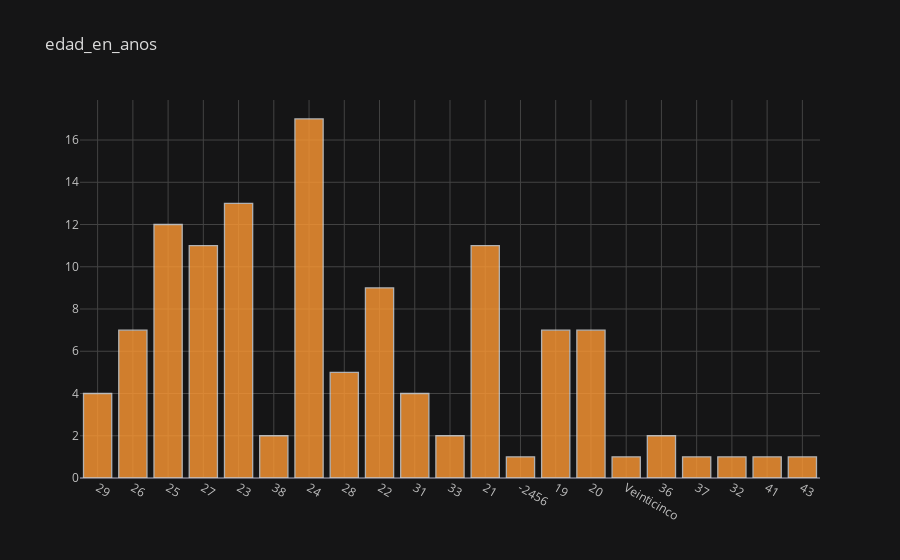
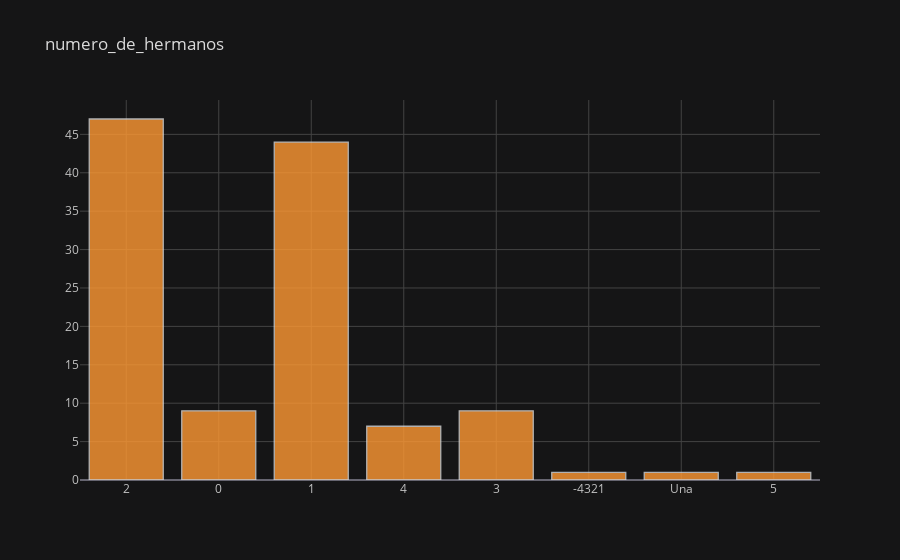
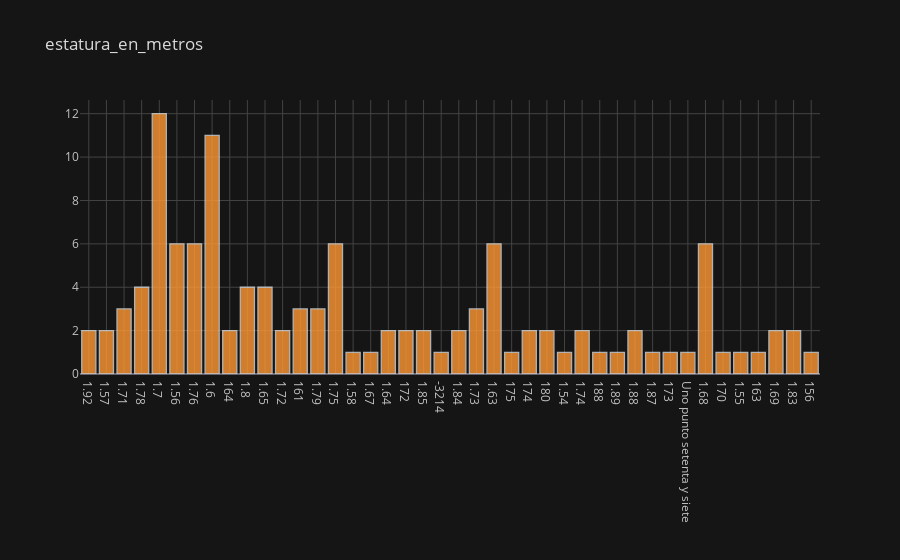
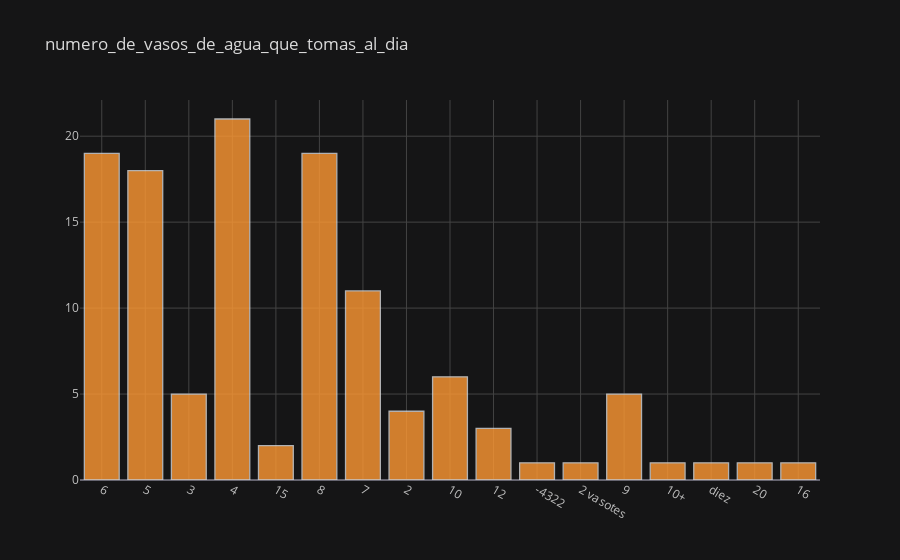

Source (notebook cell) for these figures, in order:
### Code cell
import cufflinks as cf
cf.go_offline()

for var in numericas:
    display(processed_df[var].iplot(kind="hist", theme="solar", title=var))

### Figure 1 — Plotly figure (JSON) as saved in the notebook; plotly's stock layout.template omitted (floating-point values rounded to 4 significant figures)
{"data": [{"histfunc": "count", "histnorm": "", "marker": {"color": "rgba(255, 153, 51, 1.0)", "line": {"color": "#D9D9D9", "width": 1.3}}, "name": "edad_en_anos", "opacity": 0.8, "orientation": "v", "type": "histogram", "x": ["29", "26", "25", "27", "23", "25", "38", "27", "23", "24", "25", "28", "23", "27", "24", "24", "29", "23", "22", "31", "23", "25", "27", "38", "27", "33", "25", "26", "24", "23", "24", "26", "28", "25", "25", "27", "33", "29", "23", "21", "-2456", "21", "19", "20", "21", "20", "23", "19", "23", "23", "26", "20", "22", "27", "19", "24", "20", "23", "24", "25", "20", "22", "28", "24", "21", "21", "19", "25", "22", "19", "21", "19", "Veinticinco", "21", "21", "21", "22", "21", "20", "22", "22", "20", "19", "21", "25", "22", "24", "23", "27", "27", "24", "26", "29", "24", "24", "24", "25", "36", "28", "28", "27", "25", "26", "27", "24", "37", "26", "24", "23", "22", "31", "24", "32", "41", "43", "31", "24", "31", "36"]}], "layout": {"barmode": "overlay", "legend": {"bgcolor": "#151516", "font": {"color": "#D9D9D9"}}, "paper_bgcolor": "#151516", "plot_bgcolor": "#151516", "title": {"font": {"color": "#D9D9D9"}, "text": "edad_en_anos"}, "xaxis": {"gridcolor": "#434343", "showgrid": true, "tickfont": {"color": "#C2C2C2"}, "title": {"font": {"color": "#D9D9D9"}, "text": ""}, "zerolinecolor": "#666570"}, "yaxis": {"gridcolor": "#434343", "showgrid": true, "tickfont": {"color": "#C2C2C2"}, "title": {"font": {"color": "#D9D9D9"}, "text": ""}, "zerolinecolor": "#666570"}}}

### Figure 2 — Plotly figure (JSON) as saved in the notebook; plotly's stock layout.template omitted (floating-point values rounded to 4 significant figures)
{"data": [{"histfunc": "count", "histnorm": "", "marker": {"color": "rgba(255, 153, 51, 1.0)", "line": {"color": "#D9D9D9", "width": 1.3}}, "name": "numero_de_hermanos", "opacity": 0.8, "orientation": "v", "type": "histogram", "x": ["2", "0", "1", "1", "2", "2", "4", "1", "4", "1", "1", "4", "2", "2", "1", "1", "2", "2", "3", "1", "4", "1", "1", "4", "1", "3", "1", "0", "1", "1", "1", "0", "4", "2", "1", "2", "2", "1", "1", "1", "-4321", "2", "1", "2", "2", "1", "1", "1", "2", "2", "3", "0", "1", "2", "2", "2", "1", "2", "1", "2", "2", "2", "1", "1", "1", "1", "2", "2", "2", "2", "3", "0", "Una", "2", "4", "0", "2", "5", "3", "0", "0", "2", "3", "3", "1", "2", "2", "2", "1", "1", "0", "1", "3", "1", "2", "2", "1", "2", "2", "2", "1", "1", "3", "1", "1", "1", "1", "2", "2", "2", "2", "2", "1", "1", "2", "2", "2", "2", "2"]}], "layout": {"barmode": "overlay", "legend": {"bgcolor": "#151516", "font": {"color": "#D9D9D9"}}, "paper_bgcolor": "#151516", "plot_bgcolor": "#151516", "title": {"font": {"color": "#D9D9D9"}, "text": "numero_de_hermanos"}, "xaxis": {"gridcolor": "#434343", "showgrid": true, "tickfont": {"color": "#C2C2C2"}, "title": {"font": {"color": "#D9D9D9"}, "text": ""}, "zerolinecolor": "#666570"}, "yaxis": {"gridcolor": "#434343", "showgrid": true, "tickfont": {"color": "#C2C2C2"}, "title": {"font": {"color": "#D9D9D9"}, "text": ""}, "zerolinecolor": "#666570"}}}

### Figure 3 — Plotly figure (JSON) as saved in the notebook; plotly's stock layout.template omitted (floating-point values rounded to 4 significant figures)
{"data": [{"histfunc": "count", "histnorm": "", "marker": {"color": "rgba(255, 153, 51, 1.0)", "line": {"color": "#D9D9D9", "width": 1.3}}, "name": "estatura_en_metros", "opacity": 0.8, "orientation": "v", "type": "histogram", "x": ["1.92", "1.57", "1.71", "1.78", "1.7", "1.56", "1.76", "1.6", "164", "1.6", "1.7", "1.8", "1.7", "1.65", "1.72", "1.71", "1.92", "1.7", "161", "1.8", "164", "1.7", "1.6", "1.76", "1.79", "1.75", "1.58", "1.57", "1.6", "1.67", "1.7", "1.64", "1.8", "1.56", "1.79", "1.65", "172", "1.85", "1.56", "1.76", "-3214", "1.6", "1.84", "1.73", "1.63", "175", "174", "1.78", "161", "180", "1.63", "1.6", "1.54", "1.74", "180", "188", "174", "1.75", "172", "1.89", "1.88", "1.6", "1.85", "1.7", "1.75", "1.87", "1.56", "1.72", "173", "1.7", "1.6", "1.75", "Uno punto setenta y siete", "1.56", "1.63", "1.73", "1.76", "1.63", "1.7", "1.79", "1.65", "1.68", "1.68", "1.75", "1.68", "1.63", "1.65", "1.6", "1.73", "1.68", "1.6", "1.78", "170", "1.76", "1.55", "1.74", "1.71", "1.76", "163", "1.69", "1.68", "1.83", "1.7", "1.63", "161", "1.78", "156", "1.7", "1.84", "1.56", "1.8", "1.6", "1.69", "1.88", "1.75", "1.68", "1.83", "1.64", "1.7"]}], "layout": {"barmode": "overlay", "legend": {"bgcolor": "#151516", "font": {"color": "#D9D9D9"}}, "paper_bgcolor": "#151516", "plot_bgcolor": "#151516", "title": {"font": {"color": "#D9D9D9"}, "text": "estatura_en_metros"}, "xaxis": {"gridcolor": "#434343", "showgrid": true, "tickfont": {"color": "#C2C2C2"}, "title": {"font": {"color": "#D9D9D9"}, "text": ""}, "zerolinecolor": "#666570"}, "yaxis": {"gridcolor": "#434343", "showgrid": true, "tickfont": {"color": "#C2C2C2"}, "title": {"font": {"color": "#D9D9D9"}, "text": ""}, "zerolinecolor": "#666570"}}}

### Figure 4 — Plotly figure (JSON) as saved in the notebook; plotly's stock layout.template omitted (floating-point values rounded to 4 significant figures)
{"data": [{"histfunc": "count", "histnorm": "", "marker": {"color": "rgba(255, 153, 51, 1.0)", "line": {"color": "#D9D9D9", "width": 1.3}}, "name": "numero_de_vasos_de_agua_que_tomas_al_dia", "opacity": 0.8, "orientation": "v", "type": "histogram", "x": ["6", "5", "3", "4", "4", "15", "4", "5", "8", "8", "7", "4", "7", "4", "7", "2", "6", "7", "10", "12", "8", "7", "5", "4", "3", "5", "6", "5", "8", "5", "4", "6", "4", "15", "6", "4", "2", "5", "2", "4", "-4322", "2", "3", "2 vasotes", "6", "9", "9", "5", "7", "10+", "8", "10", "4", "8", "6", "12", "6", "4", "3", "8", "8", "7", "8", "7", "4", "10", "5", "4", "5", "10", "5", "8", "diez", "7", "20", "6", "4", "4", "4", "5", "10", "5", "8", "6", "6", "4", "4", "4", "12", "4", "5", "5", "6", "5", "8", "8", "9", "6", "8", "8", "6", "5", "3", "7", "7", "6", "16", "8", "9", "8", "6", "8", "5", "6", "6", "6", "10", "8", "9"]}], "layout": {"barmode": "overlay", "legend": {"bgcolor": "#151516", "font": {"color": "#D9D9D9"}}, "paper_bgcolor": "#151516", "plot_bgcolor": "#151516", "title": {"font": {"color": "#D9D9D9"}, "text": "numero_de_vasos_de_agua_que_tomas_al_dia"}, "xaxis": {"gridcolor": "#434343", "showgrid": true, "tickfont": {"color": "#C2C2C2"}, "title": {"font": {"color": "#D9D9D9"}, "text": ""}, "zerolinecolor": "#666570"}, "yaxis": {"gridcolor": "#434343", "showgrid": true, "tickfont": {"color": "#C2C2C2"}, "title": {"font": {"color": "#D9D9D9"}, "text": ""}, "zerolinecolor": "#666570"}}}
